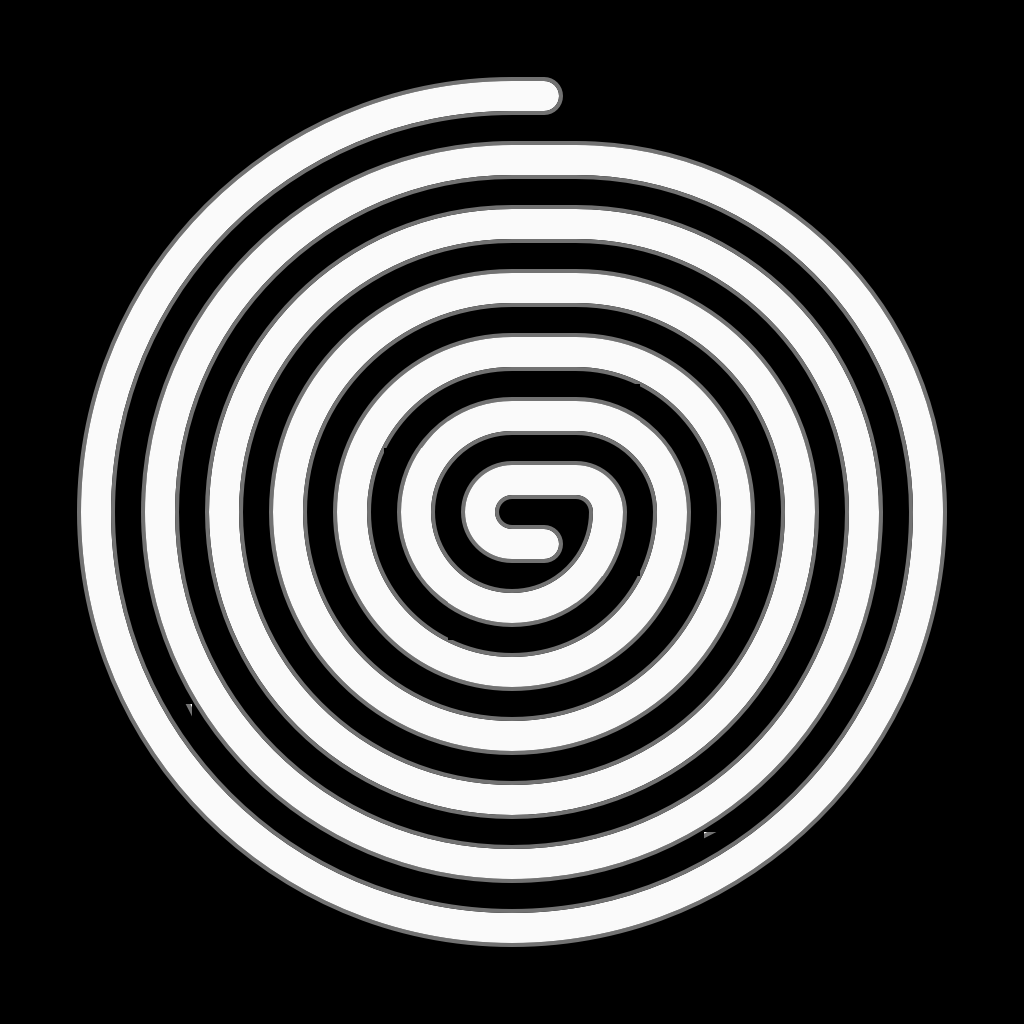

This is a level from a 2D game, rendered from its Tiled map with the project's own tilesets. A one-line summary and the complete map file follow:
An orthogonal 16x16 tile map with 64x64 px tiles, 7 tile layers (0, 2, 4, 6, ...).

<map version="1.2" tiledversion="1.2.3" orientation="orthogonal" renderorder="right-down" width="16" height="16" tilewidth="64" tileheight="64" infinite="0" nextlayerid="9" nextobjectid="1">
 <tileset firstgid="1" name="temp-tiles" tilewidth="64" tileheight="64" tilecount="66" columns="11">
  <image source="../assets/temp-tiles.png" trans="eebdfa" width="704" height="384" />
 </tileset>
 <layer id="1" name="0" width="16" height="16">
  <data encoding="csv">
0,0,0,0,0,0,0,0,0,0,0,0,0,0,0,0,
0,0,0,0,2147483690,2147483689,2147483688,2147483687,1610612761,0,0,0,0,0,0,0,
0,0,0,2147483702,2147483701,2147483700,2147483699,0,0,34,35,36,0,0,0,0,
0,0,1610612790,2147483713,2147483712,0,0,0,0,0,46,47,48,3758096433,0,0,
0,1610612778,1610612789,1610612800,0,0,0,0,0,0,0,0,3758096443,3758096432,0,0,
0,1610612777,1610612788,0,0,0,0,0,0,0,0,0,0,3758096431,3758096420,0,
0,1610612776,1610612787,0,0,0,0,0,0,0,0,0,0,3758096430,3758096419,0,
0,1610612775,0,0,0,0,0,0,0,0,0,0,0,0,3758096418,0,
0,536870951,0,0,0,0,0,0,0,0,0,0,0,0,2684354599,0,
0,536870952,536870963,0,0,0,0,0,0,0,0,0,0,2684354611,2684354600,0,
0,536870953,536870964,0,0,0,0,0,0,0,0,0,0,2684354612,2684354601,0,
0,536870954,536870965,536870976,0,0,0,0,0,0,0,0,2684354624,2684354613,2684354602,0,
0,0,536870966,3221225537,3221225536,0,0,0,0,0,0,1073741888,1073741889,2684354614,0,0,
0,0,0,3221225526,3221225525,3221225524,3221225523,0,0,1073741875,1073741876,1073741877,1073741878,0,0,0,
0,0,0,0,3221225514,3221225513,3221225512,3221225511,1073741863,1073741864,1073741865,1073741866,0,0,0,0,
0,0,0,0,0,0,0,0,0,0,0,0,0,0,0,0
</data>
 </layer>
 <layer id="3" name="2" width="16" height="16">
  <data encoding="csv">
0,0,0,0,0,0,0,0,0,0,0,0,0,0,0,0,
0,0,0,0,0,0,0,0,0,0,0,0,0,0,0,0,
0,0,0,0,0,2147483684,2147483683,2147483682,2684354584,0,0,0,0,0,0,0,
0,0,0,2147483697,2147483696,2147483695,2147483694,0,0,8,9,10,0,0,0,0,
0,0,0,1610612784,2147483707,0,0,0,0,0,20,21,22,0,0,0,
0,0,1610612772,1610612783,0,0,0,0,0,0,0,32,3758096405,3758096394,0,0,
0,0,1610612771,1610612782,0,0,0,0,0,0,0,0,3758096404,3758096393,0,0,
0,0,1610612770,0,0,0,0,0,0,0,0,0,0,3758096392,0,0,
0,0,536870946,0,0,0,0,0,0,0,0,0,0,2684354594,0,0,
0,0,536870947,536870958,0,0,0,0,0,0,0,0,2684354606,2684354595,0,0,
0,0,536870948,536870959,0,0,0,0,0,0,0,0,2684354607,2684354596,0,0,
0,0,536870954,536870960,536870971,0,0,0,0,0,0,1073741883,2684354608,0,0,0,
0,0,0,536870961,3221225520,3221225519,3221225518,0,0,1073741870,1073741871,1073741872,1073741873,0,0,0,
0,0,0,0,0,3221225508,3221225507,3221225506,1073741858,1073741859,1073741860,1073741866,0,0,0,0,
0,0,0,0,0,0,0,0,0,0,0,0,0,0,0,0,
0,0,0,0,0,0,0,0,0,0,0,0,0,0,0,0
</data>
 </layer>
 <layer id="4" name="4" width="16" height="16">
  <data encoding="csv">
0,0,0,0,0,0,0,0,0,0,0,0,0,0,0,0,
0,0,0,0,0,0,0,0,0,0,0,0,0,0,0,0,
0,0,0,0,0,0,0,0,0,0,0,0,0,0,0,0,
0,0,0,0,0,2147483658,2147483657,2147483656,2684354584,0,0,0,0,0,0,0,
0,0,0,0,1610612758,2147483669,2147483668,0,0,5,6,7,0,0,0,0,
0,0,0,1610612746,1610612757,1610612768,0,0,0,0,17,3758096402,3758096391,0,0,0,
0,0,0,1610612745,1610612756,0,0,0,0,0,0,3758096401,3758096390,0,0,0,
0,0,0,1610612744,0,0,0,0,0,0,0,0,3758096389,0,0,0,
0,0,0,536870920,0,0,0,0,0,0,0,0,2684354568,0,0,0,
0,0,0,536870921,536870932,0,0,0,0,0,0,2684354580,2684354569,0,0,0,
0,0,0,536870922,536870933,3221225504,0,0,0,0,2684354592,2684354581,2684354570,0,0,0,
0,0,0,0,3221225494,3221225493,3221225492,0,0,1073741844,1073741845,2684354582,0,0,0,0,
0,0,0,0,0,3221225482,3221225481,3221225480,1073741832,1073741833,1073741834,0,0,0,0,0,
0,0,0,0,0,0,0,0,0,0,0,0,0,0,0,0,
0,0,0,0,0,0,0,0,0,0,0,0,0,0,0,0,
0,0,0,0,0,0,0,0,0,0,0,0,0,0,0,0
</data>
 </layer>
 <layer id="5" name="6" width="16" height="16">
  <data encoding="csv">
0,0,0,0,0,0,0,0,0,0,0,0,0,0,0,0,
0,0,0,0,0,0,0,0,0,0,0,0,0,0,0,0,
0,0,0,0,0,0,0,0,0,0,0,0,0,0,0,0,
0,0,0,0,0,0,0,0,0,0,0,0,0,0,0,0,
0,0,0,0,0,2147483655,2147483654,2147483653,2684354584,0,0,0,0,0,0,0,
0,0,0,0,1610612743,2147483666,2147483665,0,0,3,4,0,0,0,0,0,
0,0,0,0,1610612742,1610612753,0,0,0,0,3758096399,3758096388,0,0,0,0,
0,0,0,0,1610612741,0,0,0,0,0,3758096398,3758096387,0,0,0,0,
0,0,0,0,536870917,0,0,0,0,0,0,2684354565,0,0,0,0,
0,0,0,0,536870918,536870929,0,0,0,0,2684354577,2684354566,0,0,0,0,
0,0,0,0,536870919,536870930,3221225489,0,0,1073741841,1073741842,2684354567,0,0,0,0,
0,0,0,0,0,3221225479,3221225478,3221225477,1073741829,1073741830,1073741831,0,0,0,0,0,
0,0,0,0,0,0,0,0,0,0,0,0,0,0,0,0,
0,0,0,0,0,0,0,0,0,0,0,0,0,0,0,0,
0,0,0,0,0,0,0,0,0,0,0,0,0,0,0,0,
0,0,0,0,0,0,0,0,0,0,0,0,0,0,0,0
</data>
 </layer>
 <layer id="6" name="8" width="16" height="16">
  <data encoding="csv">
0,0,0,0,0,0,0,0,0,0,0,0,0,0,0,0,
0,0,0,0,0,0,0,0,0,0,0,0,0,0,0,0,
0,0,0,0,0,0,0,0,0,0,0,0,0,0,0,0,
0,0,0,0,0,0,0,0,0,0,0,0,0,0,0,0,
0,0,0,0,0,0,0,0,0,0,0,0,0,0,0,0,
0,0,0,0,0,0,2147483652,2147483651,2684354584,0,0,0,0,0,0,0,
0,0,0,0,0,1610612740,2147483663,2147483662,0,1,3758096386,0,0,0,0,0,
0,0,0,0,0,1610612739,0,0,0,3758096396,3758096385,0,0,0,0,0,
0,0,0,0,0,536870915,536870926,0,0,0,2684354563,0,0,0,0,0,
0,0,0,0,0,536870916,536870927,0,1073741838,1073741839,2684354564,0,0,0,0,0,
0,0,0,0,0,0,3221225476,3221225475,1073741827,1073741828,0,0,0,0,0,0,
0,0,0,0,0,0,0,0,0,0,0,0,0,0,0,0,
0,0,0,0,0,0,0,0,0,0,0,0,0,0,0,0,
0,0,0,0,0,0,0,0,0,0,0,0,0,0,0,0,
0,0,0,0,0,0,0,0,0,0,0,0,0,0,0,0,
0,0,0,0,0,0,0,0,0,0,0,0,0,0,0,0
</data>
 </layer>
 <layer id="7" name="10" width="16" height="16">
  <data encoding="csv">
0,0,0,0,0,0,0,0,0,0,0,0,0,0,0,0,
0,0,0,0,0,0,0,0,0,0,0,0,0,0,0,0,
0,0,0,0,0,0,0,0,0,0,0,0,0,0,0,0,
0,0,0,0,0,0,0,0,0,0,0,0,0,0,0,0,
0,0,0,0,0,0,0,0,0,0,0,0,0,0,0,0,
0,0,0,0,0,0,0,0,0,0,0,0,0,0,0,0,
0,0,0,0,0,0,2147483650,2147483649,2684354584,0,0,0,0,0,0,0,
0,0,0,0,0,0,1610612737,2147483660,0,0,0,0,0,0,0,0,
0,0,0,0,0,0,536870913,536870924,1073741836,2684354561,0,0,0,0,0,0,
0,0,0,0,0,0,536870914,3221225473,1073741825,1073741826,0,0,0,0,0,0,
0,0,0,0,0,0,0,0,0,0,0,0,0,0,0,0,
0,0,0,0,0,0,0,0,0,0,0,0,0,0,0,0,
0,0,0,0,0,0,0,0,0,0,0,0,0,0,0,0,
0,0,0,0,0,0,0,0,0,0,0,0,0,0,0,0,
0,0,0,0,0,0,0,0,0,0,0,0,0,0,0,0,
0,0,0,0,0,0,0,0,0,0,0,0,0,0,0,0
</data>
 </layer>
 <layer id="8" name="12" width="16" height="16">
  <data encoding="csv">
0,0,0,0,0,0,0,0,0,0,0,0,0,0,0,0,
0,0,0,0,0,0,0,0,0,0,0,0,0,0,0,0,
0,0,0,0,0,0,0,0,0,0,0,0,0,0,0,0,
0,0,0,0,0,0,0,0,0,0,0,0,0,0,0,0,
0,0,0,0,0,0,0,0,0,0,0,0,0,0,0,0,
0,0,0,0,0,0,0,0,0,0,0,0,0,0,0,0,
0,0,0,0,0,0,0,0,0,0,0,0,0,0,0,0,
0,0,0,0,0,0,0,23,2684354584,2684354583,0,0,0,0,0,0,
0,0,0,0,0,0,0,1610612759,1610612761,0,0,0,0,0,0,0,
0,0,0,0,0,0,0,0,0,0,0,0,0,0,0,0,
0,0,0,0,0,0,0,0,0,0,0,0,0,0,0,0,
0,0,0,0,0,0,0,0,0,0,0,0,0,0,0,0,
0,0,0,0,0,0,0,0,0,0,0,0,0,0,0,0,
0,0,0,0,0,0,0,0,0,0,0,0,0,0,0,0,
0,0,0,0,0,0,0,0,0,0,0,0,0,0,0,0,
0,0,0,0,0,0,0,0,0,0,0,0,0,0,0,0
</data>
 </layer>
</map>
